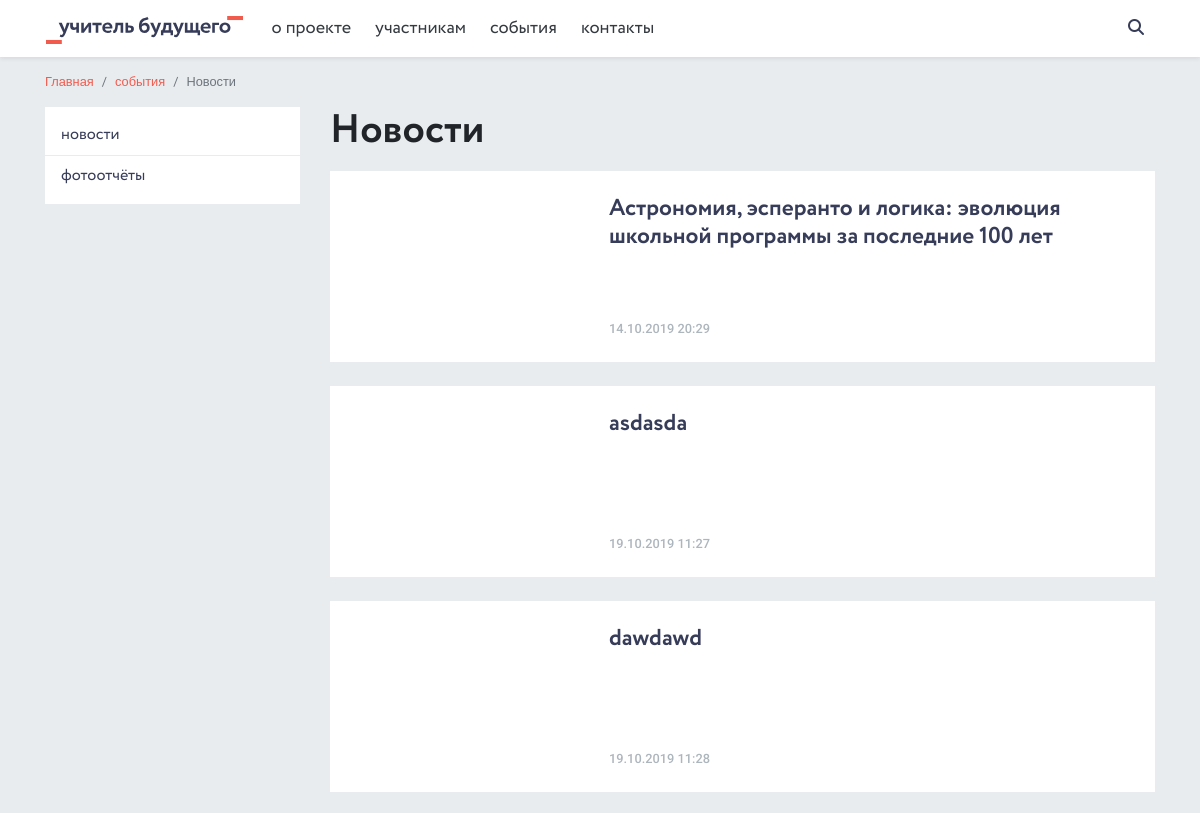
The page /news/ (upper part) on the database as committed earlier.
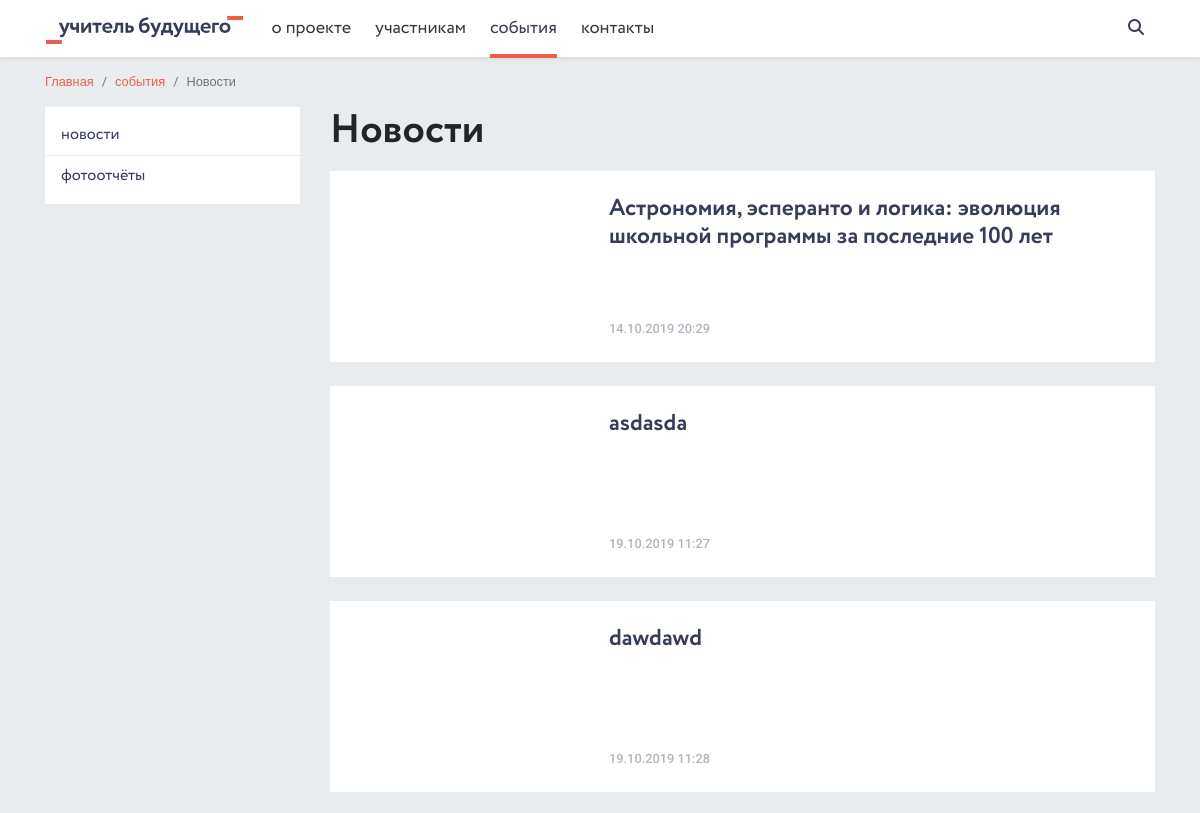
The same page on the database as committed later.
### pages/models.py (models this page shows, shortened)
class Page(MPTTModel, SEO, Order):
    ACTION_CHOICES = (
        ('pages', 'Информативная страница'),
        ('home', 'Главная страница'),
        ('albums', 'Фотоотчёты'),
        ('employees', 'Руководство'),
        ('documents', 'Документы'),
        ('news', 'Новости'),
        ('contacts', 'Контакты'),
    )
    title = models.CharField(max_length=250, verbose_name='Название страницы', unique=True)
    body1 = models.TextField(verbose_name='Текст страницы #1', null=True, blank=True)
    body2 = models.TextField(verbose_name='Текст страницы #2', null=True, blank=True)
    body3 = models.TextField(verbose_name='Текст страницы #3', null=True, blank=True)
    is_active = models.BooleanField(default=True, verbose_name='Показывать в меню')
    action = models.CharField(max_length=32, choices=ACTION_CHOICES, verbose_name='Название модуля')
    parent = TreeForeignKey('self', on_delete=models.SET_NULL, related_name='children',
                            verbose_name='Родительская страница', blank=True, null=True)
    slug = models.SlugField(max_length=250, verbose_name='Slug', unique=True)
    in_footer = models.BooleanField(default=False, verbose_name='Показывать в футере')
    @property
    def subpages(self):
        return Page.objects.filter(parent=self, is_active=True)
    @property
    def firstchild(self):
        return Page.objects.filter(parent=self, is_active=True).first()
    @property
    def subpagescount(self):
        sublist = Page.objects.filter(parent=self, is_active=True)
        return len(sublist)
    class Meta:
        verbose_name = 'Страница'
        verbose_name_plural = 'Страницы'

### news/views.py (the view)
# urls.py: path('', views.NewsView.as_view(), name='news'),
class NewsView(View):
    def get(self, request):
        news = News.objects.filter(is_active=True)
        news_page = Page.objects.filter(is_active=True, action='news').first()
        page_number = request.GET.get('page', 1)
        is_paginated, page, next_url, prev_url = pagination(news, page_number, 10)
        context = {
            'news': news,
            'news_page': news_page,
            'is_paginated': is_paginated,
            'page_object': page,
            'next_url': next_url,
            'prev_url': prev_url,
        }
        lo = 'lo/' if request.session.get('is_lo') else ''
        return render(request, lo + 'news/news.html', context)

### core/context_processors.py (called while the page is built)
def context_info(request):
    phone = Phone.objects.first()
    address = Address.objects.first()
    email = Email.objects.first()
    socials = Social.objects.all()
    main_doc_category = DocumentCategory.objects.filter(is_active=True).first()
    pages = Page.objects.filter(is_active=True).exclude(action='home')
    all_docs = DocumentCategory.objects.filter(is_active=True)
    context = {
        'phone': phone,
        'address': address,
        'email': email,
        'socials': socials,
        'main_doc_category': main_doc_category,
        'pages': pages,
        'all_docs': all_docs,
    }
    return context

### core/pagination.py (called while the page is built)
def pagination(queryset, page_number, item_per_page):
    item_per_page = item_per_page
    paginator = Paginator(queryset, item_per_page)
    page = paginator.get_page(page_number)
    is_paginated = page.has_other_pages()
    if page.has_previous():
        prev_url = '?page=%s' % page.previous_page_number()
    else:
        prev_url = ''
    if page.has_next():
        next_url = '?page=%s' % page.next_page_number()
    else:
        next_url = ''
    return is_paginated, page, next_url, prev_url

### templates/news/news.html (shortened to what this page needs)
{% extends 'base.html' %}
{% load news_extras %}
{% block content %}
<main role="main">
    <div class="container">
        <div class="d-flex flex-column flex-md-row justify-content-between align-items-md-center mb-3 mb-md-0">
            <ol class="breadcrumb small">
                <li class="breadcrumb-item"><a href="{% url 'index' %}">Главная</a></li>
                {% with page=news_page.parent %}
                    <li class="breadcrumb-item"><a href="{% include '__breadcrumb.html' %}">{{ page.title }}</a></li>
                {% endwith %}
                <li class="breadcrumb-item active">Новости</li>
            </ol>
        </div>
        <div class="row">
            <div class="col-lg-3">
                <div class="bg-white py-2 d-none d-lg-block">
                    <ul class="list-unstyled side-menu m-0">
                        {% for page in news_page.parent.subpages %}
                            {% include '__left_menu.html' %}
                        {% endfor %}
                    </ul>
                </div>
            </div>
            <div class="col-lg-9">
                <h1 class="mt-0">Новости</h1>
                {% for item in page_object.object_list %}
                <div class="news-feed-news-item bg-white d-flex flex-column flex-md-row justify-content-start align-items-stretch mb-4">
                    <div class="mr-md-4 nfni-img" style="background-image: url('{{ item.image_small.url }}')"></div>
                    <div class="py-4 pr-4 pl-4 pl-md-0 d-flex flex-column">
                        <a href="{{ item.get_absolute_url }}" title="" class="h4 m-0 text-secondary stretched-link mb-md-auto mb-3 d-block">{{ item.title }}</a>
                        <span class="d-block font-weight-bold small">{{ item.created_date|custom_date }}</span>
                    </div>
                </div>
                {% endfor %}
            </div>
        </div>
    </div>
</main>
{% endblock content %}

### templates/__header.html (shortened to what this page needs)
{% load static %}
<nav class="navbar navbar-expand-lg navbar-light bg-white fixed-top shadow-sm">
    <div class="container px-sm-3 position-relative">
        <a class="navbar-brand" href="{% url 'index' %}">
            <img src="{% static 'images/logo-wide.svg' %}" alt="" class="navbar-logo">
        </a>
        <div class="collapse navbar-collapse font-2">
            <ul class="navbar-nav mr-auto">
                {% for page in pages %}
                    {% if not page.parent %}
                        {% if page.subpagescount > 0 %}
                        <li class="nav-item dropdown">
                            <a class="nav-link dropdown-toggle
                            {% for item in page.subpages %}
                                {% if item.slug in request.path %}active{% endif %}
                            {% endfor %}
                            " href="
                                {% if page.firstchild.action == 'pages' %}
                                    /pages/{{ page.firstchild.slug }}/
                                {% elif page.firstchild.action == 'news' %}
                                    /news/
                                {% elif page.firstchild.action == 'albums' %}
                                    /gallery/
                                {% elif page.firstchild.action == 'documents' %}
                                    {{ main_doc_category.get_absolute_url }}
                                {% elif page.firstchild.action == 'employees' %}
                                    /leadership/
                                {% endif %}
                            " role="button" aria-haspopup="true" aria-expanded="false">
                                {{ page.title }}
                            </a>
                        </li>
                        {% else %}
                        <li class="nav-item">
                            {% if page.action == 'contacts' %}
                            <a class="nav-link {% if 'contacts' in request.path %}active{% endif %}" href="/contacts/">{{ page.title }}</a>
                            {% else %}
                            <a class="nav-link {% if page.slug in request.path %}active{% endif %}" href="/pages/{{ page.slug }}/">{{ page.title }}</a>
                            {% endif %}
                        </li>
                        {% endif %}
                    {% endif %}
                {% endfor %}
            </ul>
        </div>
        <form class="search" action="{% url 'search' %}">
            <div class="search-wrapper">
                <input type="text" name="query" placeholder="найти..." class="search-field">
            </div>
        </form>
    </div>
</nav>

Rows that differ between the two databases and show on the page:
changed Page "новости": slug "novosti" → "news" (drawn)
